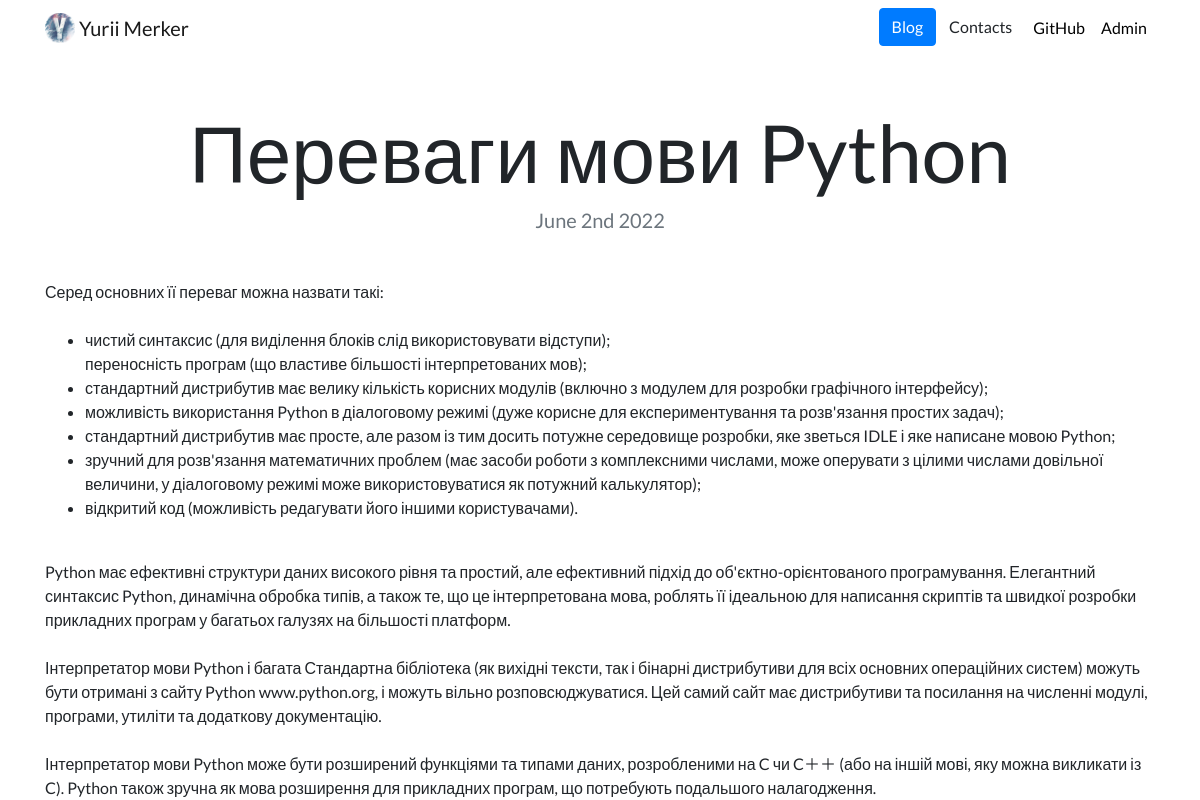
Page /blog/1/ on the committed database.
### blog/models.py (models this page shows, shortened)
class Blog(models.Model):
    title = models.CharField(max_length=100)
    date = models.DateField()
    description = models.TextField(max_length=2500)

### blog/views.py (the view)
# urls.py: path("<int:blog_id>/", views.detail, name="detail"),
def detail(request, blog_id):
    blog = get_object_or_404(Blog, pk=blog_id)
    return render(request, "blog/detail.html", {"blog": blog})

### blog/templates/blog/detail.html
{% extends "portfolio/base.html" %}
{% load static %}
{% block content %}
<h1 class="text-center mt-5" id="blogdetailtitle">{{ blog.title }}</h1>
<h5 class="text-center text-muted mb-5">{{ blog.date|date:'F jS Y' }}</h5>
{{ blog.description|safe }}
{% endblock %}

### portfolio/static/portfolio/custom.css (style rules this page uses)
body { font-family: 'Lato', sans-serif; }
@media (min-width: 992px) { #blogdetailtitle { font-size: 5rem; } }

### rows in the picture
Blog: title "Переваги мови Python", date "June 2nd 2022", description "Серед основних її переваг можна назвати такі: чистий синтаксис (для виділення блоків слід використовувати відступи); переносність програм (що властиве більшості інтерпретованих мов); стандартний дистрибутив має велику кількість корисних модулів (включно з модулем для розробки графічного інтерфейсу); можливість використання Python в діалоговому режимі (дуже корисне для експериментування та розв'язання простих задач); стандартний дистрибутив має просте, але разом із тим досить потужне середовище розробки, яке зветься IDLE і яке написане мовою Python; зручний для розв'язання математичних проблем (має засоби роботи з комплексними числами, може оперувати з цілими числами довільної величини, у…"
